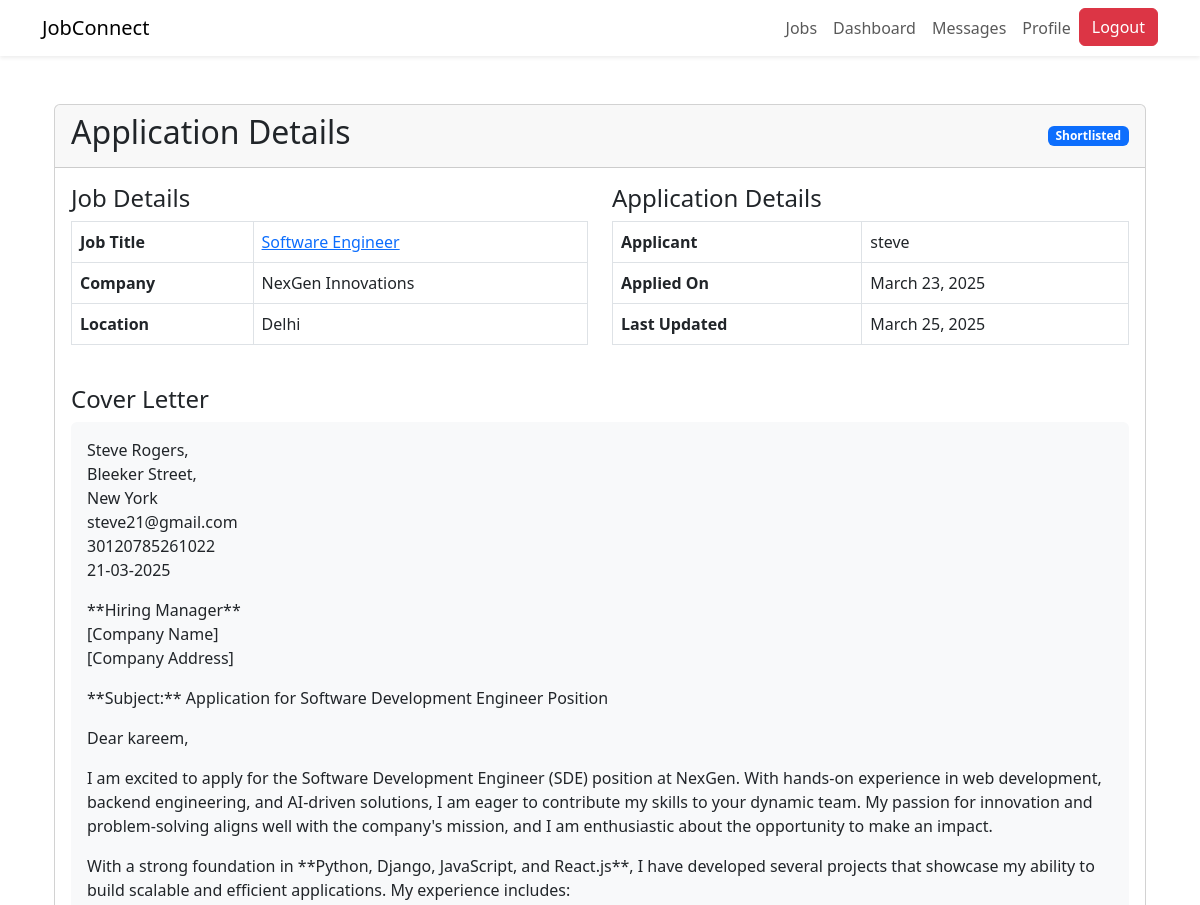
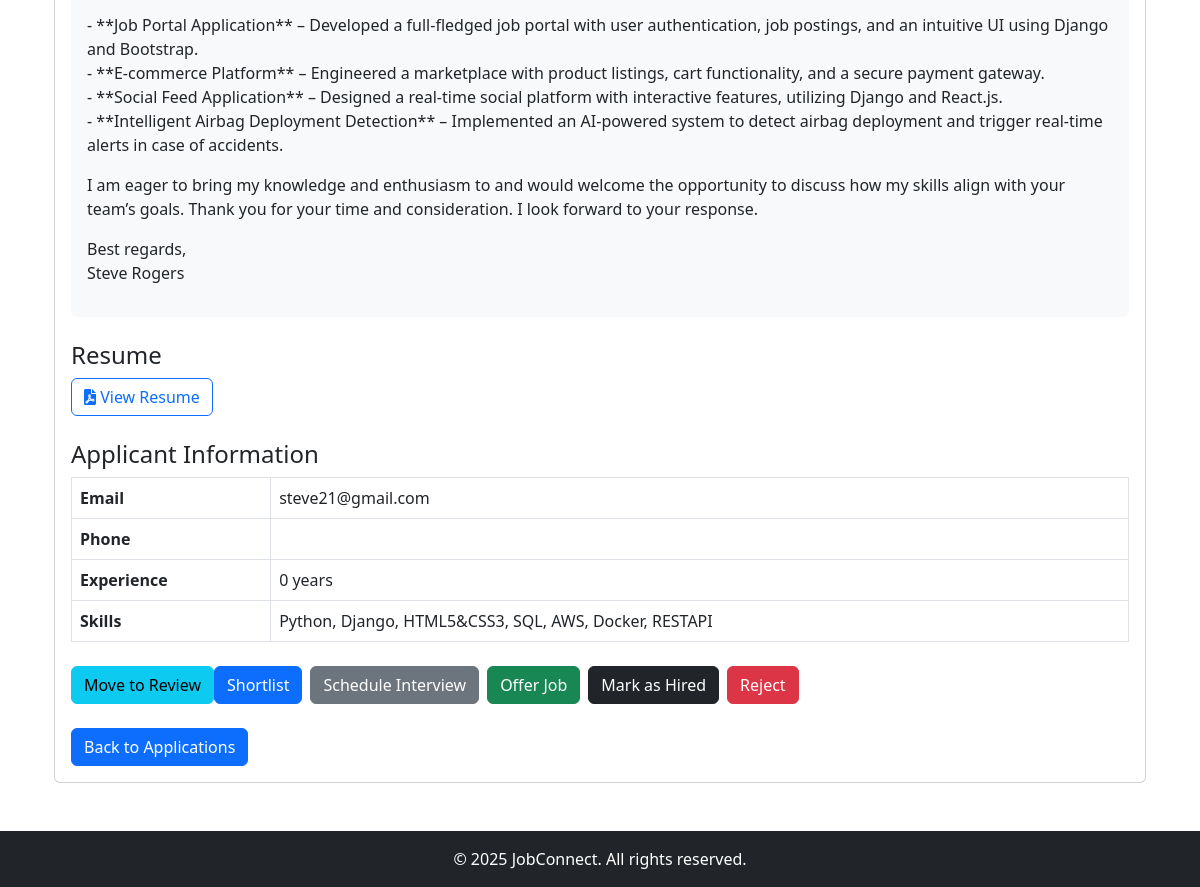
Screenshot of /applications/2/ (signed in) with the database file from the repository (2 pictures, top to bottom).
### jobs/models.py (models this page shows, shortened)
class JobApplication(models.Model):
    STATUS_CHOICES = (
        ('applied', 'Applied'),
        ('under_review', 'Under Review'),
        ('shortlisted', 'Shortlisted'),
        ('interview', 'Interview'),
        ('rejected', 'Rejected'),
        ('offered', 'Offered'),
        ('hired', 'Hired'),
    )
    job = models.ForeignKey(JobPosting, on_delete=models.CASCADE, related_name='applications')
    applicant = models.ForeignKey('accounts.JobSeekerProfile', on_delete=models.CASCADE, related_name='applications')
    cover_letter = models.TextField(blank=True)
    resume = models.FileField(upload_to='application_resumes/', blank=True, null=True)
    status = models.CharField(max_length=20, choices=STATUS_CHOICES, default='applied')
    applied_at = models.DateTimeField(auto_now_add=True)
    updated_at = models.DateTimeField(auto_now=True)

class JobPosting(models.Model):
    JOB_TYPE_CHOICES = (
        ('full_time', 'Full Time'),
        ('part_time', 'Part Time'),
        ('contract', 'Contract'),
        ('internship', 'Internship'),
        ('remote', 'Remote'),
    )
    EXPERIENCE_LEVEL_CHOICES = (
        ('entry', 'Entry Level'),
        ('mid', 'Mid Level'),
        ('senior', 'Senior Level'),
        ('executive', 'Executive Level'),
    )
    employer = models.ForeignKey(EmployerProfile, on_delete=models.CASCADE, related_name='job_postings')
    title = models.CharField(max_length=100)
    category = models.ForeignKey(JobCategory, on_delete=models.SET_NULL, null=True, related_name='jobs')
    description = models.TextField()
    requirements = models.TextField()
    responsibilities = models.TextField()
    job_type = models.CharField(max_length=20, choices=JOB_TYPE_CHOICES)
    experience_level = models.CharField(max_length=20, choices=EXPERIENCE_LEVEL_CHOICES)
    location = models.CharField(max_length=100)
    salary_min = models.PositiveIntegerField(null=True, blank=True)
    salary_max = models.PositiveIntegerField(null=True, blank=True)
    is_remote = models.BooleanField(default=False)
    application_deadline = models.DateField()
    is_active = models.BooleanField(default=True)
    created_at = models.DateTimeField(auto_now_add=True)
    updated_at = models.DateTimeField(auto_now=True)

### accounts/models.py (models this page shows, shortened)
class EmployerProfile(models.Model):
    user = models.OneToOneField(User, on_delete=models.CASCADE, related_name='employer_profile')
    company_name = models.CharField(max_length=100)
    company_description = models.TextField()
    company_logo = models.ImageField(upload_to='company_logos/', blank=True, null=True)
    industry = models.CharField(max_length=50)
    company_website = models.URLField(blank=True)
    company_location = models.CharField(max_length=100)
    company_size = models.CharField(max_length=50, blank=True)

class JobSeekerProfile(models.Model):
    user = models.OneToOneField(User, on_delete=models.CASCADE, related_name='job_seeker_profile')
    resume = models.FileField(upload_to='resumes/', blank=True, null=True)
    skills = models.TextField(blank=True)
    experience_years = models.PositiveIntegerField(default=0)
    education = models.TextField(blank=True)
    desired_position = models.CharField(max_length=100, blank=True)
    desired_location = models.CharField(max_length=100, blank=True)
    is_available = models.BooleanField(default=True)
    def __str__(self):
        return f"{self.user}"

class User(AbstractUser):
    USER_TYPE_CHOICES = (
        ('employer', 'Employer'),
        ('job_seeker', 'Job Seeker'),
    )
    user_type = models.CharField(max_length=10, choices=USER_TYPE_CHOICES)
    email = models.EmailField(_('email address'), unique=True)
    groups = models.ManyToManyField(
        Group,
        verbose_name=_('groups'),
        blank=True,
        help_text=_(
            'The groups this user belongs to. A user will get all permissions '
            'granted to each of their groups.'
        ),
        related_name='accounts_user_set',
        related_query_name='accounts_user',
    )
    user_permissions = models.ManyToManyField(
        Permission,
        verbose_name=_('user permissions'),
        blank=True,
        help_text=_('Specific permissions for this user.'),
        related_name='accounts_user_set',
        related_query_name='accounts_user',
    )

### jobs/views.py (the view)
# urls.py: path('applications/<int:application_id>/', views.view_application, name='view_application'),
@login_required
def view_application(request, application_id):
    if hasattr(request.user, 'job_seeker_profile'):
        application = get_object_or_404(
            JobApplication,
            id=application_id,
            applicant=request.user.job_seeker_profile
        )
    elif hasattr(request.user, 'employer_profile'):
        application = get_object_or_404(
            JobApplication,
            id=application_id,
            job__employer=request.user.employer_profile
        )
    else:
        messages.error(request, "You do not have permission to view this application.")
        return redirect('home')
    return render(request, 'view_application.html', {'application': application})

### jobs/templates/view_application.html (shortened to what this page needs)
{% extends "base.html" %}
{% block content %}
<div class="container mt-4">
    <div class="card">
        <div class="card-header d-flex justify-content-between align-items-center">
            <h2>Application Details</h2>
            <span class="badge
                {% if application.status == 'applied' %} bg-warning
                {% elif application.status == 'under_review' %} bg-info
                {% elif application.status == 'shortlisted' %} bg-primary
                {% elif application.status == 'interview' %} bg-secondary
                {% elif application.status == 'offered' %} bg-success
                {% elif application.status == 'hired' %} bg-dark
                {% elif application.status == 'rejected' %} bg-danger
                {% else %} bg-secondary
                {% endif %}">
                {{ application.get_status_display }}
            </span>
        </div>
        <div class="card-body">
            <div class="row mb-4">
                <div class="col-md-6">
                    <h4>Job Details</h4>
                    <table class="table table-bordered">
                        <tr>
                            <th>Job Title</th>
                            <td><a href="{% url 'job_detail' application.job.id %}">{{ application.job.title }}</a></td>
                        </tr>
                        <tr>
                            <th>Company</th>
                            <td>{{ application.job.employer.company_name }}</td>
                        </tr>
                        <tr>
                            <th>Location</th>
                            <td>{{ application.job.location }}</td>
                        </tr>
                    </table>
                </div>
                <div class="col-md-6">
                    <h4>Application Details</h4>
                    <table class="table table-bordered">
                        <tr>
                            <th>Applicant</th>
                            <td>{{ application.applicant }}</td>
                        </tr>
                        <tr>
                            <th>Applied On</th>
                            <td>{{ application.applied_at|date:"F d, Y" }}</td>
                        </tr>
                        <tr>
                            <th>Last Updated</th>
                            <td>{{ application.updated_at|date:"F d, Y" }}</td>
                        </tr>
                    </table>
                </div>
            </div>
            <div class="mb-4">
                <h4>Cover Letter</h4>
                <div class="p-3 bg-light rounded">{{ application.cover_letter|linebreaks }}</div>
            </div>
            {% if application.resume %}
            <div class="mb-4">
                <h4>Resume</h4>
                <a href="{{ application.resume.url }}" class="btn btn-outline-primary" target="_blank">
                    <i class="fas fa-file-pdf"></i> View Resume
                </a>
            </div>
            {% endif %}
            {% if user.employer_profile %}
            <div class="mb-4">
                <h4>Applicant Information</h4>
                <table class="table table-bordered">
                    <tr>
                        <th>Email</th>
                        <td>{{ application.applicant.user.email }}</td>
                    </tr>
                    <tr>
                        <th>Phone</th>
                        <td>{{ application.applicant.phone }}</td>
                    </tr>
                    <tr>
                        <th>Experience</th>
                        <td>{{ application.applicant.experience|default:"0" }} years</td>
                    </tr>
                    <tr>
                        <th>Skills</th>
                        <td>{{ application.applicant.skills }}</td>
                    </tr>
                </table>
            </div>
            {% if application.status != 'hired' and application.status != 'rejected' %}
            <div class="d-flex mt-4">
                <form method="post" action="{% url 'update_application_status' application.id 'under_review' %}">
                    <button type="submit" class="btn btn-info">Move to Review</button>
                </form>
                <form method="post" action="{% url 'update_application_status' application.id 'shortlisted' %}">
                    <button type="submit" class="btn btn-primary me-2">Shortlist</button>
                </form>
                <form method="post" action="{% url 'update_application_status' application.id 'interview' %}">
                    <button type="submit" class="btn btn-secondary me-2">Schedule Interview</button>
                </form>
                <form method="post" action="{% url 'update_application_status' application.id 'offered' %}">
                    <button type="submit" class="btn btn-success me-2">Offer Job</button>
                </form>
                <form method="post" action="{% url 'update_application_status' application.id 'hired' %}">
                    <button type="submit" class="btn btn-dark me-2">Mark as Hired</button>
                </form>
                <form method="post" action="{% url 'update_application_status' application.id 'rejected' %}">
                    <button type="submit" class="btn btn-danger">Reject</button>
                </form>
            </div>
            {% endif %}
            {% endif %}
            <div class="mt-4">
                <a href="{% url 'manage_applications' application.job.id %}" class="btn btn-primary">Back to
                    Applications</a>
            </div>
        </div>
    </div>
</div>
{% endblock %}

### rows the page displays
JobApplication: status "Shortlisted", job "Software Engineer", job.employer.company_name "NexGen Innovations", job.location "Delhi", applicant "steve", applied_at "March 23, 2025", updated_at "March 25, 2025", cover_letter "Steve Rogers, Bleeker Street, New York steve21@gmail.com 30120785261022 21-03-2025 **Hiring Manager** [Company Name] [Company Address] **Subject:** Application for Software Development Engineer Position Dear kareem, I am excited to apply for the Software Development Engineer (SDE) position at NexGen. With hands-on experience in web development, backend engineering, and AI-driven solutions, I am eager to contribute my skills to your dynamic team. My passion for innovation and problem-solving aligns well with the company's mission, and I am enthusiastic about the opportunity to make an impact. With a strong foundation in **Python, Django, JavaScript, and React.js**, I have developed several…", applicant.user.email "steve21@gmail.com", applicant.experience "0", applicant.skills "Python, Django, HTML5&CSS3, SQL, AWS, Docker, RESTAPI"
